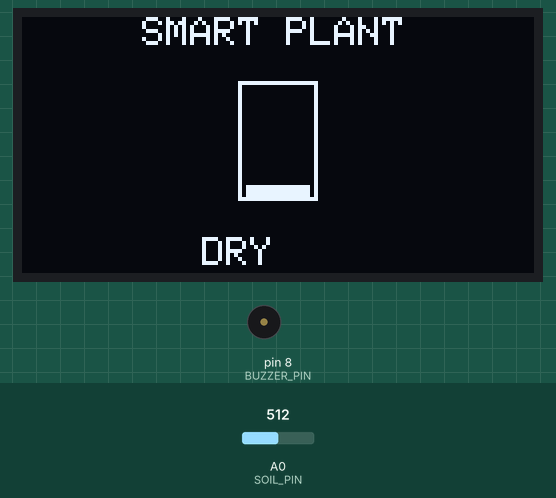
The sketch below on a simulated Arduino Uno, built with avr-gcc and run on an emulated ATmega328P. Parts: 128×64 one-colour display, buzzer (waves = sounding, pin HIGH). The inputs (shaded band) are chosen by the test bench; at power-on: A0 (SOIL_PIN) = 512.

Above: at 1.2 s.
1.3 s: A0 (SOIL_PIN) set to 716
At 4.0 s:
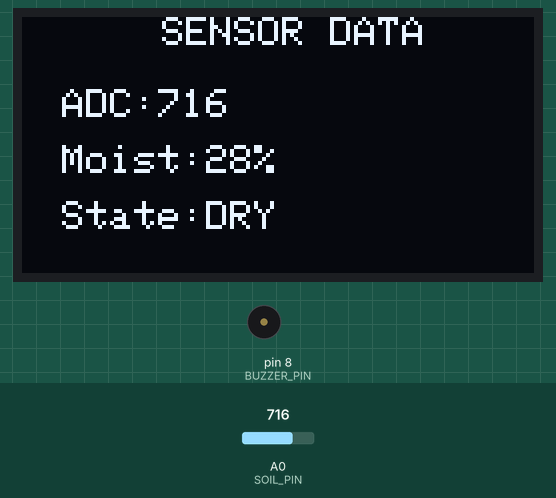
4.3 s: A0 (SOIL_PIN) set to 705
At 4.9 s:
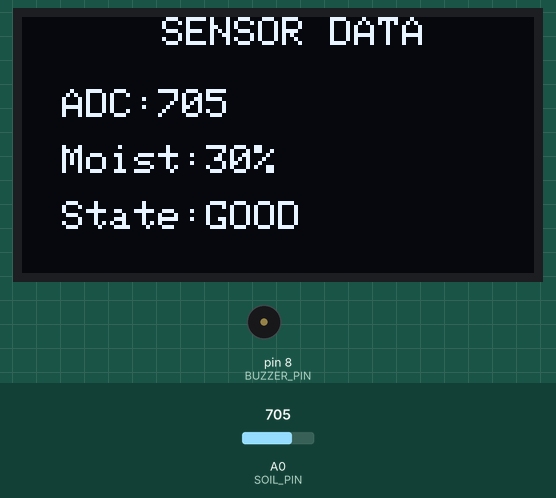
7.3 s: A0 (SOIL_PIN) set to 564
At 10.0 s:
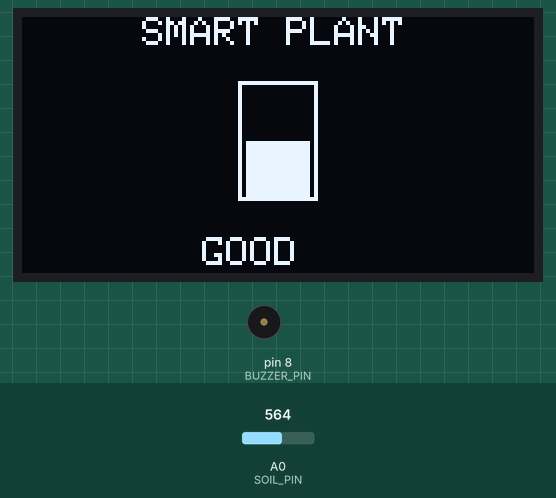
10.3 s: A0 (SOIL_PIN) set to 540
At 10.8 s:
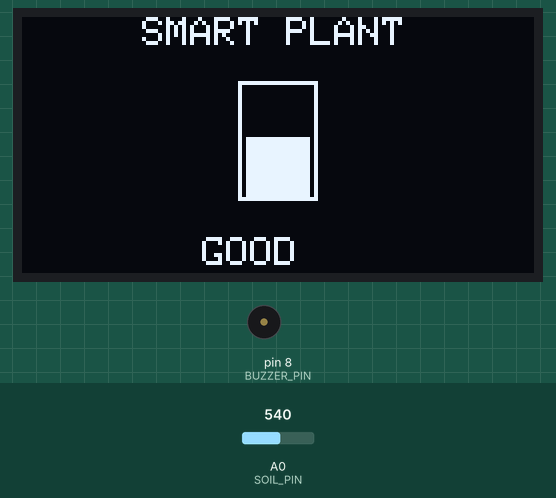
13.3 s: A0 (SOIL_PIN) set to 461
At 14.6 s:
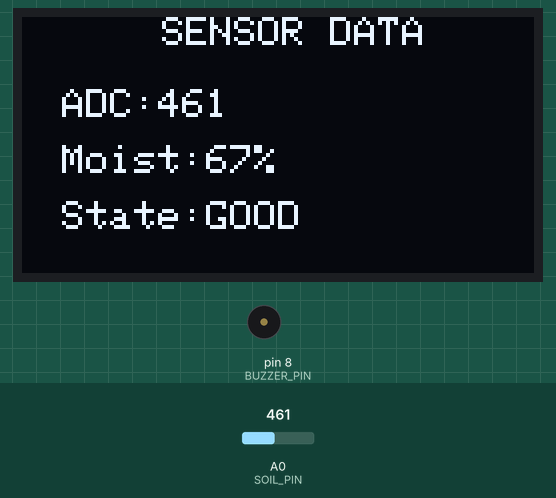
14.8 s: A0 (SOIL_PIN) set to 439
At 16.1 s:
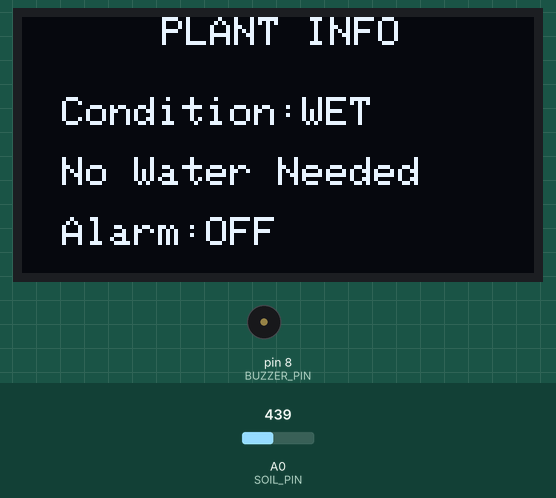
Timing chart, 0 to 17.8 s (numbered marks = the images above; inputs shaded):
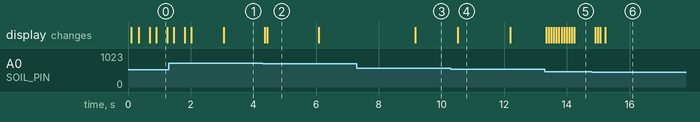

Measured:
- the behaviour switches between 706 and 705 on A0 (SOIL_PIN) (found by bisection; images 1 and 2)
- the behaviour switches between 550 and 549 on A0 (SOIL_PIN) (found by bisection; images 3 and 4)
- the behaviour switches between 446 and 445 on A0 (SOIL_PIN) (found by bisection; images 5 and 6)
- after the input at 4.3 s, the display: first changes after 0.06 s (image 2 shows a later state)
- after the input at 7.3 s, the display: changes after 1.9 s (image 3)
- after the input at 10.3 s, the display: changes after 0.21 s (image 4)
- after the input at 13.3 s, the display: first changes at once (image 5 shows a later state)

The sketch:

moisture-sensor.ino
```cpp
#include <Wire.h>
#include <Adafruit_GFX.h>
#include <Adafruit_SSD1306.h>


#define SCREEN_WIDTH 128
#define SCREEN_HEIGHT 64

#define OLED_RESET -1


Adafruit_SSD1306 display(
  SCREEN_WIDTH,
  SCREEN_HEIGHT,
  &Wire,
  OLED_RESET
);


#define SOIL_PIN A0
#define BUZZER_PIN 8

int dryValue = 900;
int wetValue = 250;


int moisture = 0;
int smoothMoisture = 0;

int screen = 0;

unsigned long lastScreenChange = 0;


void setup() {

  Serial.begin(9600);


  pinMode(BUZZER_PIN, OUTPUT);


  if(!display.begin(SSD1306_SWITCHCAPVCC,0x3C)){
    Serial.println("OLED ERROR");
    while(true);
  }


  display.clearDisplay();
  display.setTextColor(WHITE);

}


void loop(){


  int average = readSensor();


  moisture = map(
    average,
    dryValue,
    wetValue,
    0,
    100
  );


  moisture = constrain(
    moisture,
    0,
    100
  );


  if(smoothMoisture < moisture)
    smoothMoisture++;

  if(smoothMoisture > moisture)
    smoothMoisture--;


  String status;


  if(smoothMoisture < 30)
    status = "DRY";

  else if(smoothMoisture < 70)
    status = "GOOD";

  else
    status = "WET";


  if(millis()-lastScreenChange > 3000){

    screen++;

    if(screen > 2)
      screen = 0;


    lastScreenChange = millis();

  }


  if(screen == 0){

    drawGauge(status);

  }

  else if(screen == 1){

    drawStats(average,status);

  }

  else{

    drawStatus(status);

  }


}


int readSensor(){


  long total = 0;


  for(int i=0;i<10;i++){

    total += analogRead(SOIL_PIN);

    delay(5);

  }


  return total/10;

}


void drawGauge(String status){


display.clearDisplay();


display.setTextSize(1);

display.setCursor(30,0);

display.print("SMART PLANT");


int x=54;
int y=16;

int w=20;
int h=30;


display.drawRect(
x,
y,
w,
h,
WHITE
);


int fill = map(
smoothMoisture,
0,
100,
0,
h-2
);


display.fillRect(
x+2,
y+h-fill-1,
w-4,
fill,
WHITE
);


display.setCursor(45,55);

display.print(status);


display.display();

}


void drawStats(
int raw,
String status){


display.clearDisplay();


display.setTextSize(1);


display.setCursor(35,0);

display.print("SENSOR DATA");


display.setCursor(10,18);

display.print("ADC:");

display.print(raw);


display.setCursor(10,32);

display.print("Moist:");

display.print(smoothMoisture);

display.print("%");


display.setCursor(10,46);

display.print("State:");

display.print(status);


display.display();


}


void drawStatus(String status){


display.clearDisplay();


display.setCursor(35,0);

display.print("PLANT INFO");


display.setCursor(10,20);

display.print("Condition:");

display.print(status);


display.setCursor(10,35);


if(smoothMoisture < 30){

display.print("Water Needed!");

}

else{

display.print("No Water Needed");

}


display.setCursor(10,50);

display.print("Alarm:");


if(smoothMoisture < 30)

display.print("ON");

else

display.print("OFF");


display.display();


}
```
